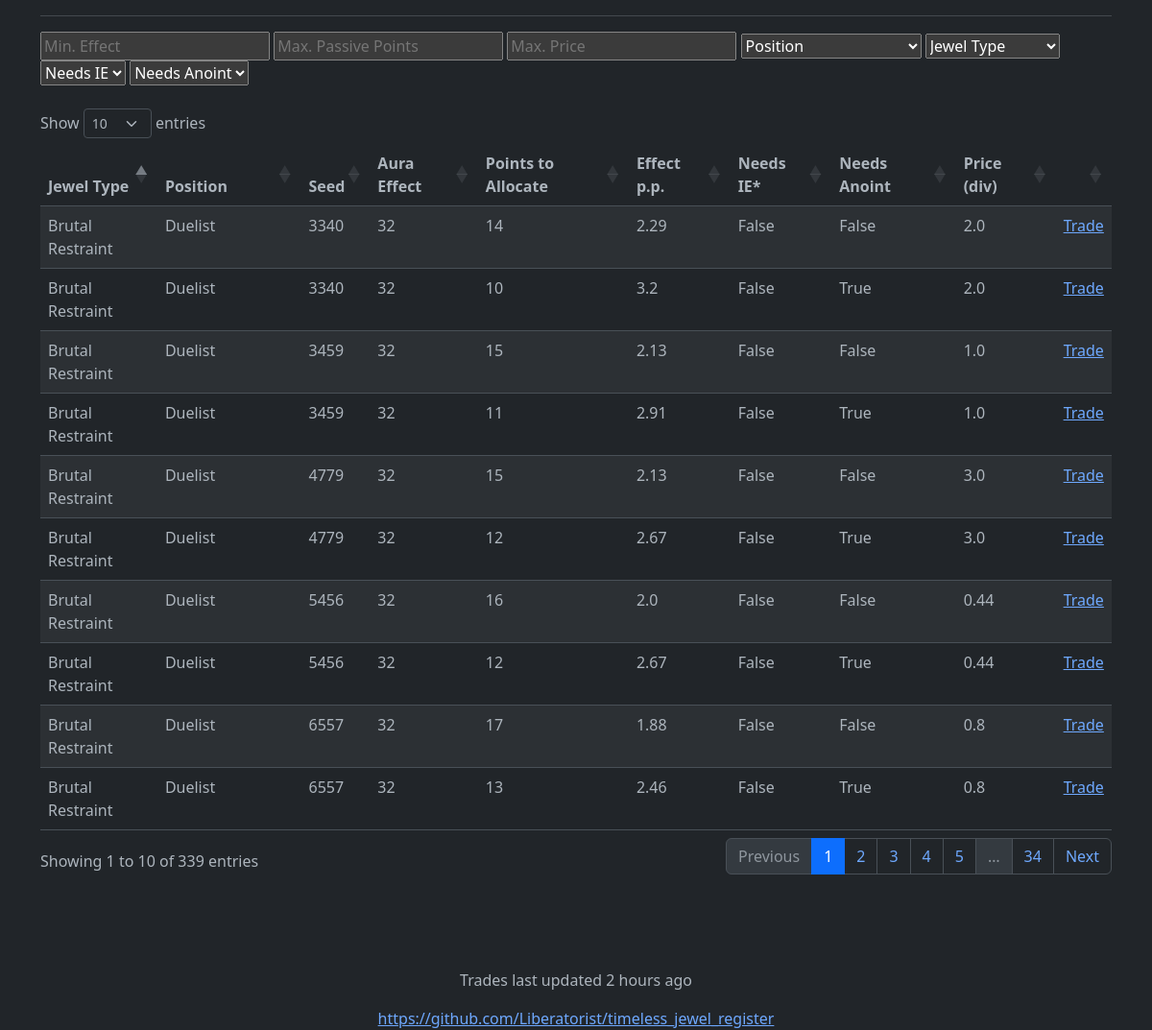
The page / on the database its author committed.
### tables this page shows
CREATE TABLE JEWEL (
                id INTEGER NOT NULL PRIMARY KEY AUTOINCREMENT,
                seed INTEGER NOT NULL,
                type TEXT NOT NULL,
                version TEXT,
                position TEXT NOT NULL,
                effect INTEGER NOT NULL,
                points_base INTEGER,
                points_to_jewel INTEGER,
                points_w_anoint INTEGER,
                points_w_ie INTEGER,
                url_hash TEXT,
                last_queried TEXT,
                price REAL
            );

### main.py (the view)
@app.route('/')
def endpoint():
    return render_template("basic_table.html", table=get_all_jewels(), last_update=get_last_update())

### main.py (called while the page is built)
def get_human_readable_time_diff(last_date):
    diff = (datetime.utcnow() - datetime.strptime(last_date, '%Y-%m-%d %H:%M:%S.%f')).seconds
    if (seconds := diff) < 60:
        return f"{seconds} second{'s' if seconds > 1 else ''} ago"
    elif (minutes := round(diff / 60)) < 60:
        return f"{minutes} minute{'s' if minutes > 1 else ''} ago"
    elif (hours := round(minutes / 60)) < 24:
        return f"{hours} hour{'s' if hours > 1 else ''} ago"
    days = round(hours / 24)
    return f"{days} day{'s' if round(days) > 1 else ''} ago"

def get_last_update():
    con = sl.connect('jewels.db')
    with con:
        for update in con.execute("SELECT time FROM LAST_UPDATE"):
            return get_human_readable_time_diff(update[0])

def get_all_jewels():
    jewels = []
    con = sl.connect('jewels.db')
    with con:
        for jewel_data in con.execute("SELECT * FROM JEWEL"):
            jewel = Jewel(*jewel_data)
            base = [jewel.type, jewel.position, jewel.seed, jewel.effect, jewel.url_hash,
                    jewel.last_queried, jewel.price, jewel.points_to_jewel]
            if jewel.points_base != "":
                jewels.append(JewelOut(*base, jewel.points_base, False, False))
            if jewel.points_w_ie != "":
                jewels.append(JewelOut(*base, jewel.points_w_ie, True, False))
            if jewel.points_w_anoint != "":
                jewels.append(JewelOut(*base, jewel.points_w_anoint, False, True))
    return jewels

### templates/basic_table.html (shortened to what this page needs)
{% extends "base.html" %}
{% block content %}
  <input type="search" id="min_effect" name="min_effect" placeholder="Min. Effect">
  <input type="search" id="max_points" name="max_points" placeholder="Max. Passive Points">
  <input type="search" id="max_price" name="max_price" placeholder="Max. Price">
  <select id="position" name="position">
        <option value="none" selected disabled hidden>Position</option>
  </select>
  <select id="jewel" name="jewel">
        <option value="none" selected disabled hidden>Jewel Type</option>
  </select>
  <select id="ie" name="ie">
        <option value="none" selected disabled hidden>Needs IE</option>
  </select>
  <select id="anoint" name="anoint">
        <option value="none" selected disabled hidden>Needs Anoint</option>
  </select>
<br><br>
<table id="data" class="table table-striped" style="width:100%">
    <thead>
      <tr>
        <th>Jewel Type</th>
        <th>Position</th>
        <th>Seed</th>
        <th>Aura Effect</th>
        <th>Points to Allocate</th>
        <th>Effect p.p.</th>
        <th>Needs IE*</th>
        <th>Needs Anoint</th>
        <th>Price (div)</th>
        <th></th>
      </tr>
    </thead>
    <tbody>
      {% for jewel in table %}
        <tr>
          <td>{{ jewel.type }}</td>
          <td>{{ jewel.position }}</td>
          <td>{{ jewel.seed }}</td>
          <td>{{ jewel.effect }}</td>
          <td>{{ jewel.total_points }}</td>
          <td>{{ jewel.effect_pp }}</td>
          <td>{{ jewel.ie }}</td>
          <td>{{ jewel.anoint }}</td>
          <td>{{ jewel.price }}</td>
          <td><a href="{{ jewel.url }}"> Trade </a></td>
        </tr>
      {% endfor %}
    </tbody>
</table>
{% endblock %}

### templates/base.html (shortened to what this page needs)
<!doctype html>
<html  lang="en" data-bs-theme="dark">
  <head>
    <link href="https://cdn.jsdelivr.net/npm/bootstrap@5.3.0-alpha3/dist/css/bootstrap.min.css" rel="stylesheet">
    <link rel="stylesheet" type="text/css" href="https://cdn.datatables.net/1.10.25/css/dataTables.bootstrap5.css">
  </head>
  <body>
    <div class="container">
      <h1>{{ title }}</h1>
      <hr>
      {% block content %}{% endblock %}
    </div>
  </body>
  <br><br><br><br>
  <footer style="text-align: center">
        <p> Trades last updated {{last_update}} </p>
    <a href="https://github.com/Liberatorist/timeless_jewel_register"> https://github.com/Liberatorist/timeless_jewel_register </a>
  </footer>
</html>

### rows shown on the page
JEWEL: type "Brutal Restraint", position "Duelist", seed "3340", effect "32", total_points "14", effect_pp "2.29", ie "False", anoint "False", price "2.0", total_points "10", effect_pp "3.2", anoint "True"
JEWEL: type "Brutal Restraint", position "Duelist", seed "3459", effect "32", total_points "15", effect_pp "2.13", ie "False", anoint "False", price "1.0", total_points "11", effect_pp "2.91", anoint "True"
JEWEL: type "Brutal Restraint", position "Duelist", seed "4779", effect "32", total_points "15", effect_pp "2.13", ie "False", anoint "False", price "3.0", total_points "12", effect_pp "2.67", anoint "True"
JEWEL: type "Brutal Restraint", position "Duelist", seed "5456", effect "32", total_points "16", effect_pp "2.0", ie "False", anoint "False", price "0.44", total_points "12", effect_pp "2.67", anoint "True"
JEWEL: type "Brutal Restraint", position "Duelist", seed "6557", effect "32", total_points "17", effect_pp "1.88", ie "False", anoint "False", price "0.8", total_points "13", effect_pp "2.46", anoint "True"

### other values the page prints
{{ last_update }} "2 hours ago"
